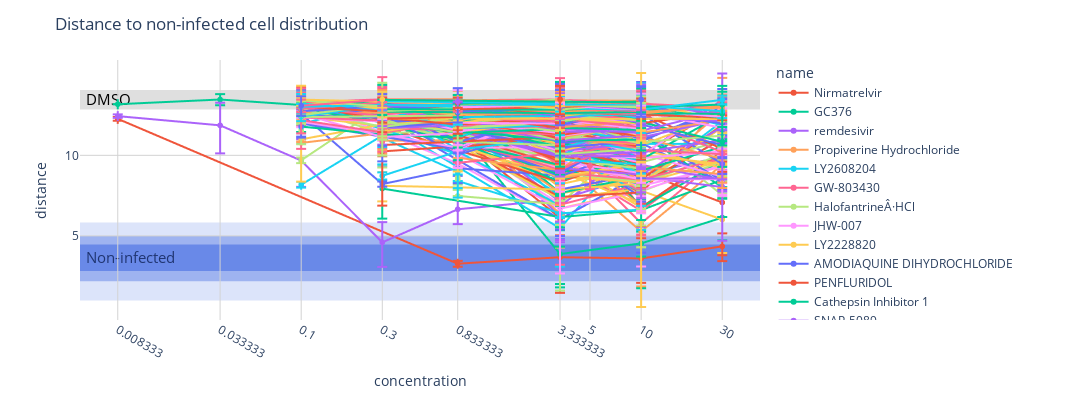

Notebook source saved alongside this figure:
### Markdown cell above
#### Remove above DMSO

### Code cell
# compounds = average_predictions.copy()
dmso = compounds[compounds['batch_id'] == 'DMSO']
dmso_level = dmso['distance_median'].iloc[0]
thresh = min(THRESH, dmso_level)
compounds = average_predictions[average_predictions['distance_median'] <= thresh].copy()

plot_compounds_interactive(compounds, dmso)
len(compounds)
